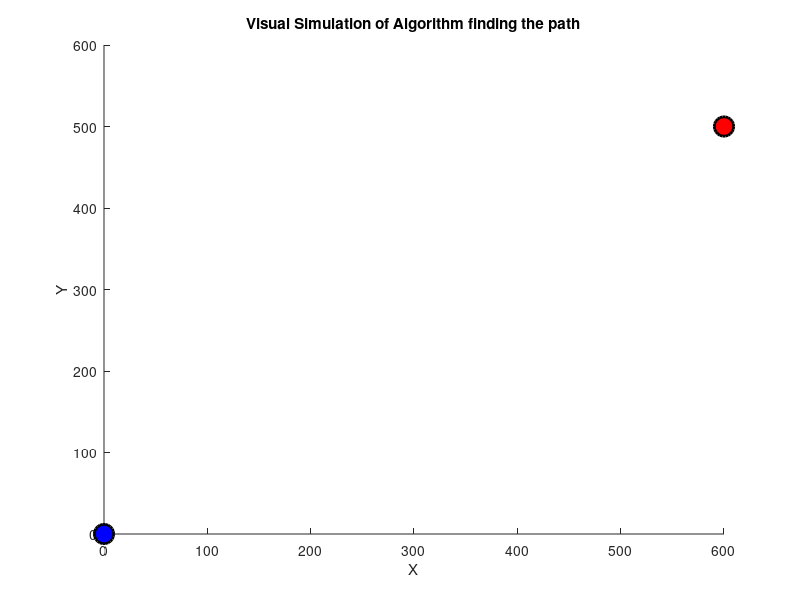

This figure's MATLAB source: (Note: this script raises an error after producing the figure.)
%%%%%%%%%%%%%%%%%%%%%%%%%%%%%%%%%%%%%%%%%%%%%%%%%%%%%%%%%%%%%%%%%%%%%%%%%
%        3D RRT SEARCH ALGORITHM FOR MOTION PLANNING OF ROBOT           %
%                       BY SWAPNEEL MEHTA                               %
%                  ADVISOR: Dr. MINGHUI ZHENG                           %
%                          CAL@UB                                       %
%%%%%%%%%%%%%%%%%%%%%%%%%%%%%%%%%%%%%%%%%%%%%%%%%%%%%%%%%%%%%%%%%%%%%%%%%

clc;
clear all;
close all;

% Boundary for the map or reach space of robot 
x_max = 600;
y_max = 600;
z_max = 600;
% Plotting to see the way it converges and finds an optimal path for robot
figure()
axis([0 x_max 0 y_max 0 z_max])
title('Visual Simulation of Algorithm finding the path')
xlabel('X')
ylabel('Y')
zlabel('Z')

hold on

compare = 40; % The Value used to restrict the movement within certain
Max_num_Nodes = 1600; 

q_start.config = [0 0 0]; % initial position of the robot
q_start.cost = 0; % Cost to reach to node
q_start.parent = 0; % parent is node through which it passed 
q_goal.config = [600 500 100]; % Desired position
q_goal.cost = 0; % Initialization of cost
nodes(1) = q_start; % Defining the first node as starting position

 plot3(q_start.config(1), q_start.config(2), q_start.config(3), 'o',...
    'LineWidth',2,...
    'MarkerEdgeColor','k',...
    'MarkerFaceColor','b',...
    'MarkerSize',14);

 plot3(q_goal.config(1), q_goal.config(2), q_goal.config(3), 'o',...
    'LineWidth',2,...
    'MarkerEdgeColor','k',...
    'MarkerFaceColor','r',...
    'MarkerSize',14);
  
% OBSTACLES DEFINED HERE
% Adding new obstacles and modifying any existing obstacles is pretty
% simple and fast, by just changing parameters of any obstacle
p_obstacle=[150,50,0];
size_obstacle=[120,100,200];
p_obstacle2=[350,350,0];
size_obstacle2=[100,100,180];
obstacle(size_obstacle,p_obstacle,1,[0 0 1]);
hold on
obstacle(size_obstacle2,p_obstacle2,1,[0 0 1]);
hold on
R0=40;x0=200;y0=400;z0=0;h1=180;
R02=30;x02=500;y02=150;z02=0;h2=190;
R03=50;x03=500;y03=300;z03=0;h3=160;
R04=40;x04=350;y04=250;z04=0;h4=190;
cyl_obs(x0,y0,z0,R0,h1)
cyl_obs(x02,y02,z02,R02,h2)
cyl_obs(x03,y03,z03,R03,h3)
cyl_obs(x04,y04,z04,R04,h4)

% Providing data of each of the obstacles in a matrix form to use later 
ob(1,1:6)=[p_obstacle(1), p_obstacle(2),p_obstacle(3), size_obstacle(1), size_obstacle(2), size_obstacle(3)];
ob(2,1:6)=[x0-R0, y0-R0,z0-R0 2*R0, 2*R0, h1];
ob(3,1:6)=[x02-R02, y02-R02, z02-R02 2*R02, 2*R02, h2];
ob(4,1:6)=[x03-R03, y03-R03, z03-R03, 2*R03, 2*R03, h3];
ob(5,1:6)=[p_obstacle2(1), p_obstacle2(2), p_obstacle2(3), size_obstacle2(1), size_obstacle2(2), size_obstacle2(3)];
ob(6,1:6)=[x04-R04, y04-R04, z04-R04, 2*R04, 2*R04, h4];
tic
% {RRT Algoithm starts here, the loop goes on until the number of nodes
% has not reached to maximum allowed by input}
for i = 1:1:Max_num_Nodes
    q_rand = [rand(1)*x_max rand(1)*y_max rand(1)*z_max];
    plot3(q_rand(1), q_rand(2), q_rand(3), 'x', 'Color',  [0 0.4470 0.7410]);
    hold on
    legend({'Start Node','Goal Node'},'Location','northeast')
   % {A condition, using break command, to exit from the loop if the robot has reached to 
   % goal node and met the requirements}  
    for j = 1:1:length(nodes)
        if nodes(j).config == q_goal.config
            break
        end
    end
    % {Comparing distance between current nodes and new nodes to find
    % nearest node out of a group of random nodes}
    n_dist = [];
    for j = 1:1:length(nodes)
        n = nodes(j);
        dist_tmp = euc_dist_3d(n.config, q_rand);
        n_dist = [n_dist dist_tmp];
    end
    [val, idx] = min(n_dist);
    q_near = nodes(idx);
    q_new.config = move(q_rand, q_near.config, val, compare);
    % {The following 'if' Condition checks whether the edge found collides
    % with any obstacle using the function provided at the end} 
    if ob_avoidance(q_rand, q_near.config, ob(1,:)) && ob_avoidance(q_rand, q_near.config, ob(2,:)) && ob_avoidance(q_rand, q_near.config, ob(3,:)) && ob_avoidance(q_rand, q_near.config, ob(4,:)) && ob_avoidance(q_rand, q_near.config, ob(5,:)) && ob_avoidance(q_rand, q_near.config, ob(6,:))
        line([q_near.config(1), q_new.config(1)], [q_near.config(2), q_new.config(2)], [q_near.config(3), q_new.config(3)], 'Color', 'm', 'LineWidth', 2);
        drawnow; % This command shows actual plotting of convergence 
        hold on
        q_new.cost = euc_dist_3d(q_new.config, q_near.config) + q_near.cost;
        q_nearest = [];
        r = 50;
        neighbor_count = 1;
        for j = 1:1:length(nodes)
            if (euc_dist_3d(nodes(j).config, q_new.config)) <= r && ob_avoidance(q_rand, q_near.config, ob(1,:)) && ob_avoidance(q_rand, q_near.config, ob(2,:)) && ob_avoidance(q_rand, q_near.config, ob(3,:)) && ob_avoidance(q_rand, q_near.config, ob(4,:)) && ob_avoidance(q_rand, q_near.config, ob(5,:)) && ob_avoidance(q_rand, q_near.config, ob(6,:)) 
                q_nearest(neighbor_count).config = nodes(j).config;
                q_nearest(neighbor_count).cost = nodes(j).cost;
                neighbor_count = neighbor_count+1;
            end
        end
        % Comparing the costs to travel through different nodes to nearest
        % node, and finally selecting the least cost node
        q_min = q_near;
        C_min = q_new.cost;
        for k = 1:1:length(q_nearest)
            if q_nearest(k).cost + euc_dist_3d(q_nearest(k).config, q_new.config) < C_min && ob_avoidance(q_rand, q_near.config, ob(1,:)) && ob_avoidance(q_rand, q_near.config, ob(2,:)) && ob_avoidance(q_rand, q_near.config, ob(3,:)) && ob_avoidance(q_rand, q_near.config, ob(4,:)) && ob_avoidance(q_rand, q_near.config, ob(5,:)) && ob_avoidance(q_rand, q_near.config, ob(6,:))
                q_min = q_nearest(k);
                C_min = q_nearest(k).cost + euc_dist_3d(q_nearest(k).config, q_new.config);
                line([q_min.config(1), q_new.config(1)], [q_min.config(2), q_new.config(2)], [q_min.config(3), q_new.config(3)], 'Color', 'b');
                hold on
            end
        end
        
        for j = 1:1:length(nodes)
            if nodes(j).config == q_min.config
                q_new.parent = j;
            end
        end
        nodes = [nodes q_new];
    end
end
toc
% Finding the shortest destance path by forming a vector with distances 
D = [];
for j = 1:1:length(nodes)
    tmp_dist = euc_dist_3d(nodes(j).config, q_goal.config);
    D = [D tmp_dist];
end

% Comparing the elements of vector formed above and finding the minimum
% distance out of it to get final path
% If in case, the last node selected is not goal node, we replace it and
% add at the end, goal node, in nodes list
[val, idx] = min(D);
q_goal.parent = idx;
q_end = q_goal;
nodes = [nodes q_goal];
% {The following loop helps in connecting the path from last node to goal
% node if, in case maximum number of nodes are not sufficient to reach}
while q_end.parent ~= 0
    start = q_end.parent;
    data1=line([q_end.config(1), nodes(start).config(1)], [q_end.config(2), nodes(start).config(2)], [q_end.config(3), nodes(start).config(3)], 'Color', 'g', 'LineWidth', 4);
    hold on
    q_end = nodes(start);
end
  label(data1,'Final Path')
% {This is the most important function in the code used to avoid all the
% obstacles if present in the new direction found by nearest node strategy}  

function nc = ob_avoidance(n2, n1, ob_data)

A = [n1(1) n1(2) n1(3)]; % Node from where edge is to be formed
B = [n2(1) n2(2) n2(3)]; % Node to be reached from previous one
obs = [ob_data(1) ob_data(2) ob_data(3) ob_data(1)+ob_data(4) ob_data(2)+ob_data(5) ob_data(3)+ob_data(6)];

C1 = [obs(1),obs(2)];
D1 = [obs(1),obs(5)];
C2 = [obs(1),obs(2)];
D2 = [obs(4),obs(2)];
C3 = [obs(4),obs(5)];
D3 = [obs(4),obs(2)];
C4 = [obs(4),obs(5)];
D4 = [obs(1),obs(5)];
C5 = [obs(1) obs(3)];
D5 = [obs(1) obs(6)];
C6 = [obs(1) obs(3)];
D6 = [obs(4) obs(3)];
C7 = [obs(4) obs(6)];
D7 = [obs(4) obs(3)];
C8 = [obs(4) obs(6)];
D8 = [obs(1) obs(6)];
C9 = [obs(2) obs(3)];
D9 = [obs(2) obs(6)];
C10 = [obs(2) obs(3)];
D10 = [obs(5) obs(3)];
C11 = [obs(5) obs(6)];
D11 = [obs(5) obs(3)];
C12 = [obs(5) obs(6)];
D12 = [obs(2) obs(6)];

% Checking intersection using geometry rules for each edge and sides
val_con_1 = condition(A,C1,D1) ~= condition(B,C1,D1) && condition(A,B,C1) ~= condition(A,B,D1);
val_con_2 = condition(A,C2,D2) ~= condition(B,C2,D2) && condition(A,B,C2) ~= condition(A,B,D2);
val_con_3 = condition(A,C3,D3) ~= condition(B,C3,D3) && condition(A,B,C3) ~= condition(A,B,D3);
val_con_4 = condition(A,C4,D4) ~= condition(B,C4,D4) && condition(A,B,C4) ~= condition(A,B,D4);
val_con_5 = condition(A,C5,D5) ~= condition(B,C5,D5) && condition(A,B,C5) ~= condition(A,B,D5);
val_con_6 = condition(A,C6,D6) ~= condition(B,C6,D6) && condition(A,B,C6) ~= condition(A,B,D6);
val_con_7 = condition(A,C7,D7) ~= condition(B,C7,D7) && condition(A,B,C7) ~= condition(A,B,D7);
val_con_8 = condition(A,C8,D8) ~= condition(B,C8,D8) && condition(A,B,C8) ~= condition(A,B,D8);
val_con_9 = condition(A,C9,D9) ~= condition(B,C9,D9) && condition(A,B,C9) ~= condition(A,B,D9);
val_con_10 = condition(A,C10,D10) ~= condition(B,C10,D10) && condition(A,B,C10) ~= condition(A,B,D10);
val_con_11 = condition(A,C11,D11) ~= condition(B,C11,D11) && condition(A,B,C11) ~= condition(A,B,D11);
val_con_12 = condition(A,C12,D12) ~= condition(B,C12,D12) && condition(A,B,C12) ~= condition(A,B,D12);

% It only allows the movement which is safe without any collision
if val_con_1==0 && val_con_2==0 && val_con_3==0 && val_con_4==0 && val_con_5==0 && val_con_6==0 && val_con_7==0 && val_con_8==0 && val_con_9==0 && val_con_10==0 && val_con_11==0 && val_con_12==0
    nc = 1;
else
    nc = 0;
end
end

% {This function acts as a condition to check binary value of any possible
% intersection, using geometry of comparing distance between coordinates}
% {The value obtained by this function is sent to the function ob_avoidance
% to compare and decide whether the obstacle is interfering the new edge} 
function val = condition(A,B,C)
val = (C(2)-A(2)) * (B(1)-A(1)) > (B(2)-A(2)) * (C(1)-A(1));
end

% Simple function to calculate euclidean distance between two given nodes
function d = euc_dist_3d(q1,q2)
d = sqrt((q1(1)-q2(1))^2 + (q1(2)-q2(2))^2 + (q1(3)-q2(3))^2);
end

%{ This function uses coordinates, factor of value and epsilon criteria
% to move the branch further in the direction of new node selected by
% algorithm. If distance is very large, it will form a new node in the same
% direction as the nearest node selected to move before}
function A = move(qr, qn, val, eps)
q_new = [0 0];
if val >= eps
    q_new(1) = qn(1) + ((qr(1)-qn(1))*eps)/euc_dist_3d(qr,qn);
    q_new(2) = qn(2) + ((qr(2)-qn(2))*eps)/euc_dist_3d(qr,qn);
    q_new(3) = qn(3) + ((qr(3)-qn(3))*eps)/euc_dist_3d(qr,qn);
else
    q_new(1) = qr(1);
    q_new(2) = qr(2);
    q_new(3) = qr(3);
end
A = [q_new(1), q_new(2), q_new(3)];
end

%{Function used to create graphical image of a cuboid of any size
% It takes coordinates of one corner and side lengths in x,y and z
% direction as input and produces image as output}
function obstacle(varargin)
inArgs = { ...
    [10 56 100] , ...
    [10 10  10] , ...
    .7          , ...
    [1 0 0]       ...
    };
inArgs(1:nargin) = varargin;
[edges,origin,alpha,clr] = deal(inArgs{:});
XYZ = { ...
    [0 0 0 0]  [0 0 1 1]  [0 1 1 0] ; ...
    [1 1 1 1]  [0 0 1 1]  [0 1 1 0] ; ...
    [0 1 1 0]  [0 0 0 0]  [0 0 1 1] ; ...
    [0 1 1 0]  [1 1 1 1]  [0 0 1 1] ; ...
    [0 1 1 0]  [0 0 1 1]  [0 0 0 0] ; ...
    [0 1 1 0]  [0 0 1 1]  [1 1 1 1]   ...
    };
XYZ = mat2cell(...
    cellfun( @(x,y,z) x*y+z , ...
    XYZ , ...
    repmat(mat2cell(edges,1,[1 1 1]),6,1) , ...
    repmat(mat2cell(origin,1,[1 1 1]),6,1) , ...
    'UniformOutput',false), ...
    6,[1 1 1]);
cellfun(@patch,XYZ{1},XYZ{2},XYZ{3},...
    repmat({clr},6,1),...
    repmat({'FaceAlpha'},6,1),...
    repmat({alpha},6,1)...
    );
view(3);
end

% {Function used to create the cylinder shaped obstacle by taking
% coordinates of center(x,y,z), Base-Radius(R) and cylinder height(h)
% as input and output is the plot in figure}
function cyl_obs(x0,y0,z0,R,h)
[x,y,z]=cylinder(R);
x=x+x0;
y=y+y0;
z=z*h+z0;
surf(x,y,z)
hold on
end